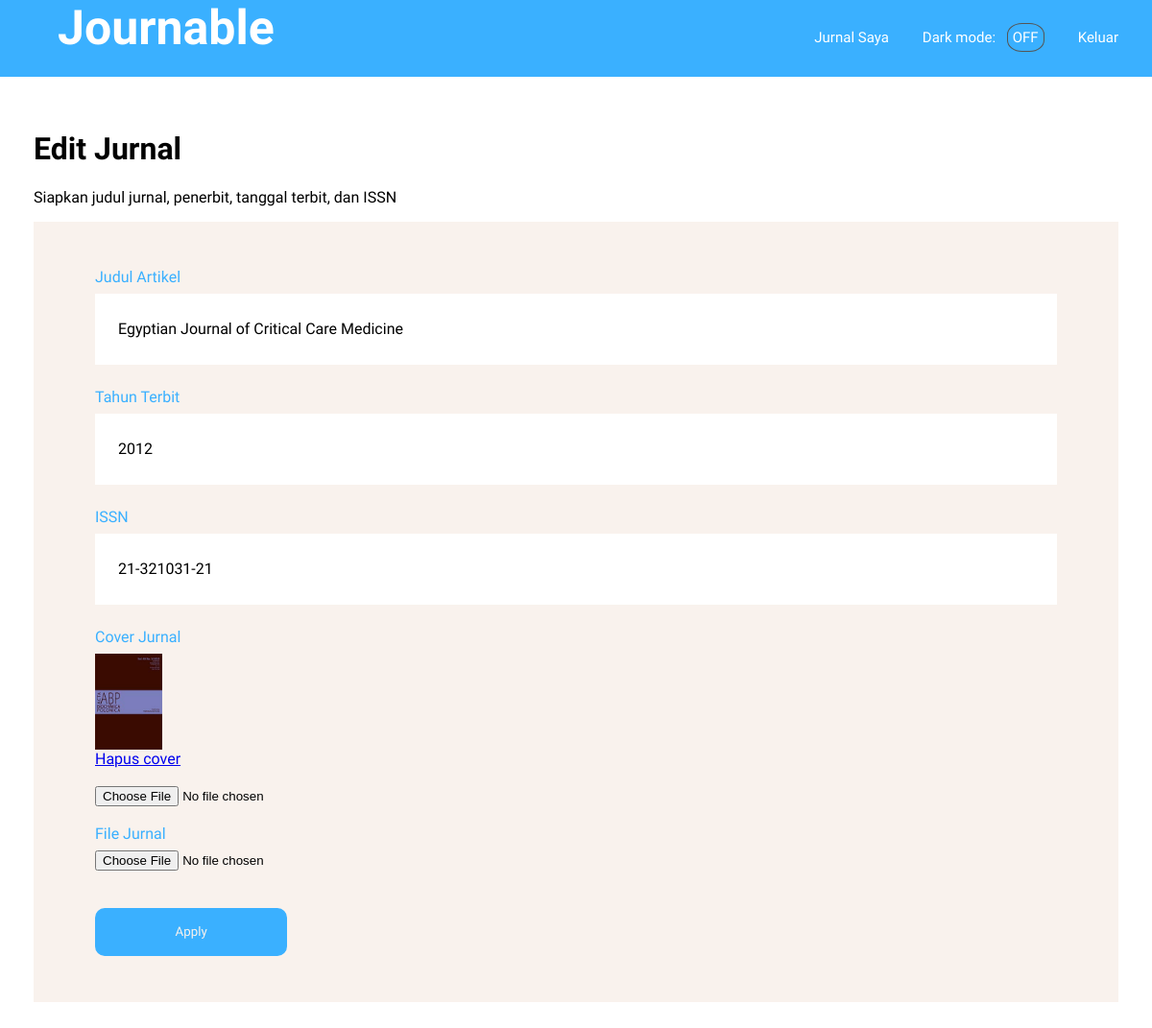
The app's page /publisher/editApplication.php?id=29 (signed in) with its own data.
### tables this page shows
CREATE TABLE `journal` (
  `id` int(10) UNSIGNED NOT NULL,
  `id_publisher` int(10) UNSIGNED NOT NULL,
  `title` varchar(255) NOT NULL,
  `published_date` year(4) NOT NULL,
  `category` varchar(64) DEFAULT NULL,
  `last_updated` datetime DEFAULT NULL,
  `issn` varchar(20) NOT NULL,
  `cover_filename` varchar(255) DEFAULT NULL,
  `journal_filename` varchar(255) DEFAULT NULL
);

### publisher/editApplication.php (the view, shortened to what this page needs)
<?php
require "../php/config.php";
$id = $_GET['id'];
$query = mysqli_query(
    $db,
    "SELECT *
    FROM journal
    WHERE id=$id"
);
$result = mysqli_fetch_assoc($query);
?>
<!DOCTYPE html>
<html lang="en">
<head>
    <link rel="stylesheet" href="../stylesheet/style-header-footer.css"/>
    <link rel="stylesheet" href="../stylesheet/edit-application.css"/>
    <link rel="stylesheet" href="https://cdnjs.cloudflare.com/ajax/libs/font-awesome/6.2.0/css/all.min.css"
/>
</head>
<body>
<?php
include('includes/header.php');
?>
<div class="edit-container">
    <h1>Edit Jurnal</h1>
    <p>Siapkan judul jurnal, penerbit, tanggal terbit, dan ISSN</p>
    <div class="form-container">
        <form action="php/update.php" method="post" enctype="multipart/form-data">
            <label for="title">Judul Artikel</label>
            <input type="text" id="title" name="title" class="input-area" value='<?= $result['title'] ?>'>
            <label for="published-date">Tahun Terbit</label>
            <input type="number" id="published-date" name="published-date" class="input-area"
                   value='<?= $result['published_date'] ?>'>
            <label for="issn">ISSN</label>
            <input type="text" id="issn" name="issn" class="input-area" value='<?= $result['issn'] ?>'>
            <label for="cover">Cover Jurnal</label>
            <?php
            if ($result['cover_filename']) {
                ?>
                <img src="<?= $result['cover_filename'] ?>" alt="" height="100px" width="70px">
                <a href="php/deleteFile.php?id=<?= $result['id'] ?>">Hapus cover</a><br>
                <?php
            }
            ?>
            <input type="file" id="cover" name="cover"><br>
            <label for="file-jurnal">File Jurnal</label>
            <input type="file" name="file-jurnal"><br>
            <input type="submit" name="submit" value="Apply">
        </form>
    </div>
</div>
</body>
</html>

### stylesheet/style-header-footer.css (style rules this page uses)
body { font-family: "Work Sans", sans-serif; margin: 0; padding: 0; }

### stylesheet/edit-application.css (style rules this page uses)
.edit-container { padding: 35px; }
.form-container { background-color: #F9F2ED; padding: 48px 64px; display: flex; flex-direction: column; }
.form-container form { display: flex; flex-direction: column; }
.form-container form label { margin-bottom: 8px; color: #3AB0FF; }
.input-area { height: 54px; padding: 10px 24px; border: 0px; font-family: "Work Sans"; font-size: 16px; margin-bottom: 24px; }
.form-container form input[type=submit] { height: 50px; width: 20%; margin-top: 20px; font-family: "Work Sans", sans-serif; background-color: #3ab0ff; border: none; color: #F9F2ED; border-radius: 10px; }
.form-container form input[type=submit] { cursor: pointer; }

### records on screen
journal: title "Egyptian Journal of Critical Care Medicine", published-date "2012", issn "21-321031-21", cover_filename (picture)
